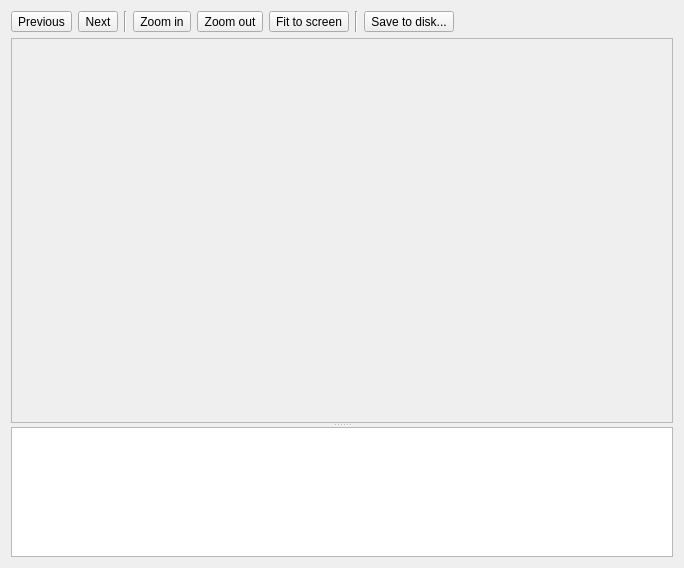
<?xml version="1.0" encoding="UTF-8"?>
<ui version="4.0">
 <class>Dialog</class>
 <widget class="QDialog" name="Dialog">
  <property name="geometry">
   <rect>
    <x>0</x>
    <y>0</y>
    <width>684</width>
    <height>568</height>
   </rect>
  </property>
  <property name="windowTitle">
   <string>Images Preview</string>
  </property>
  <layout class="QVBoxLayout" name="verticalLayout">
   <item>
    <layout class="QHBoxLayout" name="horizontalLayout">
     <item>
      <widget class="QToolButton" name="btnPrevious">
       <property name="text">
        <string>Previous</string>
       </property>
      </widget>
     </item>
     <item>
      <widget class="QToolButton" name="btnNext">
       <property name="text">
        <string>Next</string>
       </property>
      </widget>
     </item>
     <item>
      <widget class="Line" name="line">
       <property name="orientation">
        <enum>Qt::Vertical</enum>
       </property>
      </widget>
     </item>
     <item>
      <widget class="QToolButton" name="btnZoomIn">
       <property name="text">
        <string>Zoom in</string>
       </property>
      </widget>
     </item>
     <item>
      <widget class="QToolButton" name="btnZoomOut">
       <property name="text">
        <string>Zoom out</string>
       </property>
      </widget>
     </item>
     <item>
      <widget class="QToolButton" name="btnZoomFit">
       <property name="text">
        <string>Fit to screen</string>
       </property>
      </widget>
     </item>
     <item>
      <widget class="Line" name="line_2">
       <property name="orientation">
        <enum>Qt::Vertical</enum>
       </property>
      </widget>
     </item>
     <item>
      <widget class="QToolButton" name="btnSave">
       <property name="text">
        <string>Save to disk...</string>
       </property>
      </widget>
     </item>
     <item>
      <spacer name="horizontalSpacer">
       <property name="orientation">
        <enum>Qt::Horizontal</enum>
       </property>
       <property name="sizeHint" stdset="0">
        <size>
         <width>40</width>
         <height>20</height>
        </size>
       </property>
      </spacer>
     </item>
    </layout>
   </item>
   <item>
    <widget class="QSplitter" name="splitter">
     <property name="orientation">
      <enum>Qt::Vertical</enum>
     </property>
     <property name="childrenCollapsible">
      <bool>false</bool>
     </property>
     <widget class="QFrame" name="frame">
      <property name="frameShape">
       <enum>QFrame::StyledPanel</enum>
      </property>
      <property name="frameShadow">
       <enum>QFrame::Raised</enum>
      </property>
      <layout class="QVBoxLayout" name="verticalLayout_3">
       <property name="spacing">
        <number>0</number>
       </property>
       <property name="margin">
        <number>0</number>
       </property>
       <item>
        <layout class="QVBoxLayout" name="frameLayout">
         <property name="sizeConstraint">
          <enum>QLayout::SetMaximumSize</enum>
         </property>
        </layout>
       </item>
      </layout>
     </widget>
     <widget class="QListView" name="lvThumbnails">
      <property name="sizePolicy">
       <sizepolicy hsizetype="Expanding" vsizetype="Maximum">
        <horstretch>0</horstretch>
        <verstretch>0</verstretch>
       </sizepolicy>
      </property>
      <property name="maximumSize">
       <size>
        <width>16777215</width>
        <height>130</height>
       </size>
      </property>
      <property name="iconSize">
       <size>
        <width>100</width>
        <height>100</height>
       </size>
      </property>
      <property name="movement">
       <enum>QListView::Static</enum>
      </property>
      <property name="flow">
       <enum>QListView::LeftToRight</enum>
      </property>
      <property name="isWrapping" stdset="0">
       <bool>false</bool>
      </property>
      <property name="resizeMode">
       <enum>QListView::Adjust</enum>
      </property>
      <property name="viewMode">
       <enum>QListView::IconMode</enum>
      </property>
      <property name="wordWrap">
       <bool>true</bool>
      </property>
     </widget>
    </widget>
   </item>
  </layout>
 </widget>
 <resources/>
 <connections/>
</ui>
